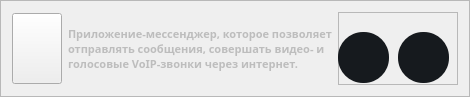
                 <widget class="QFrame" name="Viber">
                  <property name="maximumSize">
                   <size>
                    <width>1171</width>
                    <height>97</height>
                   </size>
                  </property>
                  <property name="styleSheet">
                   <string notr="true"> border-bottom: 2px solid white;
 display: inline-block;
 line-height: 0.85;</string>
                  </property>
                  <property name="frameShape">
                   <enum>QFrame::StyledPanel</enum>
                  </property>
                  <property name="frameShadow">
                   <enum>QFrame::Raised</enum>
                  </property>
                  <layout class="QHBoxLayout" name="horizontalLayout_10">
                   <item>
                    <widget class="QPushButton" name="pushButton_7">
                     <property name="minimumSize">
                      <size>
                       <width>50</width>
                       <height>71</height>
                      </size>
                     </property>
                     <property name="maximumSize">
                      <size>
                       <width>50</width>
                       <height>16777215</height>
                      </size>
                     </property>
                     <property name="styleSheet">
                      <string notr="true">border-bottom:none;</string>
                     </property>
                     <property name="text">
                      <string/>
                     </property>
                     <property name="icon">
                      <iconset resource="DownloadSoft.qrc">
                       <normaloff>:/icon/image/icon/viber.png</normaloff>:/icon/image/icon/viber.png</iconset>
                     </property>
                     <property name="iconSize">
                      <size>
                       <width>48</width>
                       <height>48</height>
                      </size>
                     </property>
                    </widget>
                   </item>
                   <item>
                    <widget class="QLabel" name="label_12">
                     <property name="font">
                      <font>
                       <family>Montserrat Black</family>
                       <pointsize>8</pointsize>
                       <weight>75</weight>
                       <italic>false</italic>
                       <bold>true</bold>
                       <underline>false</underline>
                      </font>
                     </property>
                     <property name="styleSheet">
                      <string notr="true">*{

  color: rgb(189, 189, 189);
border-bottom:none;
}

</string>
                     </property>
                     <property name="text">
                      <string>Приложение-мессенджер, которое позволяет отправлять сообщения, совершать видео- и голосовые VoIP-звонки через интернет.</string>
                     </property>
                     <property name="textFormat">
                      <enum>Qt::AutoText</enum>
                     </property>
                     <property name="alignment">
                      <set>Qt::AlignLeading|Qt::AlignLeft|Qt::AlignVCenter</set>
                     </property>
                     <property name="wordWrap">
                      <bool>true</bool>
                     </property>
                    </widget>
                   </item>
                   <item>
                    <widget class="QFrame" name="frame_14">
                     <property name="minimumSize">
                      <size>
                       <width>120</width>
                       <height>71</height>
                      </size>
                     </property>
                     <property name="maximumSize">
                      <size>
                       <width>120</width>
                       <height>120</height>
                      </size>
                     </property>
                     <property name="styleSheet">
                      <string notr="true">border-bottom:none;</string>
                     </property>
                     <property name="frameShape">
                      <enum>QFrame::StyledPanel</enum>
                     </property>
                     <property name="frameShadow">
                      <enum>QFrame::Raised</enum>
                     </property>
                     <widget class="QPushButton" name="pushDelViber">
                      <property name="geometry">
                       <rect>
                        <x>60</x>
                        <y>20</y>
                        <width>51</width>
                        <height>51</height>
                       </rect>
                      </property>
                      <property name="styleSheet">
                       <string notr="true">*{
border-bottom:none;
}
QPushButton#pushDelViber
{
	background-color:#161A1E;
	color:rgba(85,98,112,255);	
	border-radius:25;
}
QPushButton#pushDelViber:hover
{
background-color:#1b1f24;
}
QPushButton#pushDelViber:pressed
{
		padding-left:5px;
	padding-top:5px;
	color:rgba(115,128,142,255)
}
</string>
                      </property>
                      <property name="text">
                       <string/>
                      </property>
                      <property name="icon">
                       <iconset resource="DownloadSoft.qrc">
                        <normaloff>:/icon/image/icon/free-icon-delete-5396993.png</normaloff>:/icon/image/icon/free-icon-delete-5396993.png</iconset>
                      </property>
                      <property name="iconSize">
                       <size>
                        <width>20</width>
                        <height>20</height>
                       </size>
                      </property>
                     </widget>
                     <widget class="QPushButton" name="pushDownloadViber">
                      <property name="geometry">
                       <rect>
                        <x>0</x>
                        <y>20</y>
                        <width>51</width>
                        <height>51</height>
                       </rect>
                      </property>
                      <property name="styleSheet">
                       <string notr="true">*{
border-bottom:none;
}
QPushButton#pushDownloadViber
{
	background-color:#161A1E;
	color:rgba(85,98,112,255);	
	border-radius:25;
}
QPushButton#pushDownloadViber:hover
{
background-color:#1b1f24;
}
QPushButton#pushDownloadViber:pressed
{
	padding-left:5px;
	padding-top:5px;
	color:rgba(115,128,142,255)
}
</string>
                      </property>
                      <property name="text">
                       <string/>
                      </property>
                      <property name="icon">
                       <iconset resource="DownloadSoft.qrc">
                        <normaloff>:/icon/image/icon/free-icon-download-545759.png</normaloff>:/icon/image/icon/free-icon-download-545759.png</iconset>
                      </property>
                      <property name="iconSize">
                       <size>
                        <width>18</width>
                        <height>18</height>
                       </size>
                      </property>
                     </widget>
                    </widget>
                   </item>
                  </layout>
                 </widget>
